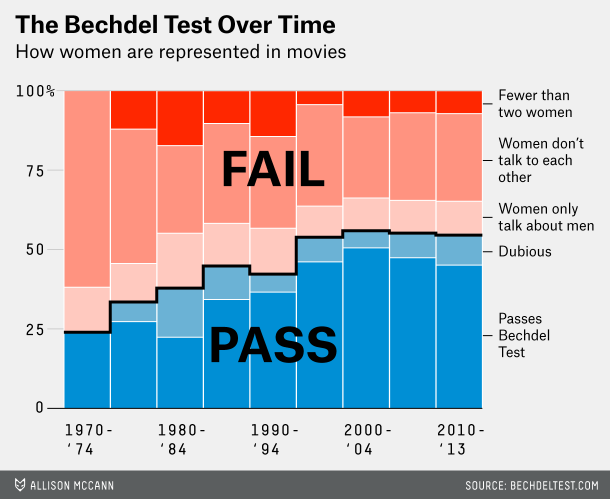

Write the R code that produced this figure.
library(tidyverse)

movies <- read_csv("~/Downloads/movies.csv")



movies %>% 
  mutate(era = cut(year, 
                   breaks = seq(1970, 2015, 5),
                   include.lowest = TRUE,
                   right = FALSE),
         clean_test = factor(clean_test,
                             levels = c("nowomen", "notalk", "men", "dubious", "ok"))) %>% 
  count(era, clean_test) %>% 
  group_by(era) %>% 
  mutate(pct = n / sum(n)) %>% 
  ggplot(aes(era, pct, fill = clean_test)) +
  geom_col(color = "white", width = 1) +
  scale_x_discrete(labels = c("1970-\n'74",
                              "",
                              "1980-\n'84",
                              "",
                              "1990-\n'94",
                              "",
                              "2000-\n'04",
                              "",
                              "2010-\n'13")) + 
  scale_y_continuous(labels = c("0", "25", "50", "75", "100%")) + 
  scale_fill_manual(values = rev(c("#008fd5", "#6bb2d5", "#ffc9bf", "#ff9380", "#ff2700"))) +
  expand_limits(x = 11.5) +
  annotate(geom = "text", x = 9.75, y = 0.96, hjust = 0, size = 5, label = "Fewer than\ntwo women") +
  annotate(geom = "text", x = 9.75, y = 0.8, hjust = 0, size = 5, label = "Women don't\ntalk to each\nother") +
  annotate(geom = "text", x = 9.75, y = 0.6, hjust = 0, size = 5, label = "Women only\ntalk about men") +
  annotate(geom = "text", x = 9.75, y = 0.5, hjust = 0, size = 5, label = "Dubious") +
  annotate(geom = "text", x = 9.75, y = 0.25, hjust = 0, size = 5, label = "Passes\nBechdel\nTest") +
  annotate(geom = "segment", x = 9.5, xend = 9.7, y = 0.96, yend = 0.96, size = 1) +
  annotate(geom = "segment", x = 9.5, xend = 9.7, y = 0.8, yend = 0.8, size = 1) +
  annotate(geom = "segment", x = 9.5, xend = 9.7, y = 0.6, yend = 0.6, size = 1) +
  annotate(geom = "segment", x = 9.5, xend = 9.7, y = 0.5, yend = 0.5, size = 1) +
  annotate(geom = "segment", x = 9.5, xend = 9.7, y = 0.25, yend = 0.25, size = 1) +
  annotate(geom = "text", x = 5, y = 0.2, size = 19, label = "PASS", fontface = "bold") +
  annotate(geom = "text", x = 5, y = 0.75, size = 19, label = "FAIL", fontface = "bold") +
  annotate(geom = "segment", x = 0.1, xend = 10, y = 0, yend = 0, size = 0.8) +
  annotate(geom = "segment", x = 0.1, xend = 0.5, y = 1, yend = 1, color = "lightgray") +
  annotate(geom = "segment", x = 0.1, xend = 0.5, y = 0.75, yend = 0.75, color = "lightgray") +
  annotate(geom = "segment", x = 0.1, xend = 0.5, y = 0.5, yend = 0.5, color = "lightgray") +
  annotate(geom = "segment", x = 0.1, xend = 0.5, y = 0.25, yend = 0.25, color = "lightgray") +
  annotate(geom = "segment", x = 0.1, xend = 0.5, y = 1, yend = 1, color = "lightgray") +
  #annotate(geom = "rect", xmin = -Inf, xmax = Inf, ymin = -Inf, ymax = -0.2) +
  geom_step(data = border, aes(era - 0.5, total, group = 1), inherit.aes = FALSE, size = 1.5) +
  ggthemes::theme_fivethirtyeight() +
  labs(title = "The Bechdel Test Over Time",
       subtitle = "How women are represented in movies",
       caption = "\nSOURCE: BECHDELTEST.COM") +
  theme(panel.grid.major.x = element_blank(),
        panel.grid.major.y = element_blank(),
        legend.position = "none",
        plot.background = element_rect(color = "white"),
        plot.title = element_text(size = 21),
        plot.subtitle = element_text(size = 16),
        axis.text = element_text(size = 16, hjust = 0.5, face = "bold"),
        axis.text.y.left = element_text(hjust = 1),
        plot.tag.position =  "bottomleft",
        plot.caption = element_text(face = "bold", size = 10),
        plot.title.position = "plot")
  

border <- movies %>% 
  mutate(era = cut(year, 
                   breaks = seq(1970, 2015, 5),
                   include.lowest = TRUE,
                   right = FALSE),
         clean_test = factor(clean_test,
                             levels = c("nowomen", "notalk", "men", "dubious", "ok"))) %>% 
  count(era, clean_test) %>% 
  group_by(era) %>% 
  mutate(pct = n / sum(n)) %>% 
  filter(clean_test %in% c("dubious", "ok")) %>% 
  group_by(era) %>% 
  summarize(total = sum(pct)) %>% 
  mutate(era = as.numeric(era)) %>% 
  bind_rows(tibble(era = 10, total = 0.548))

border

ggplot() +
  geom_step(data = border, aes(era, total, group = 1))
